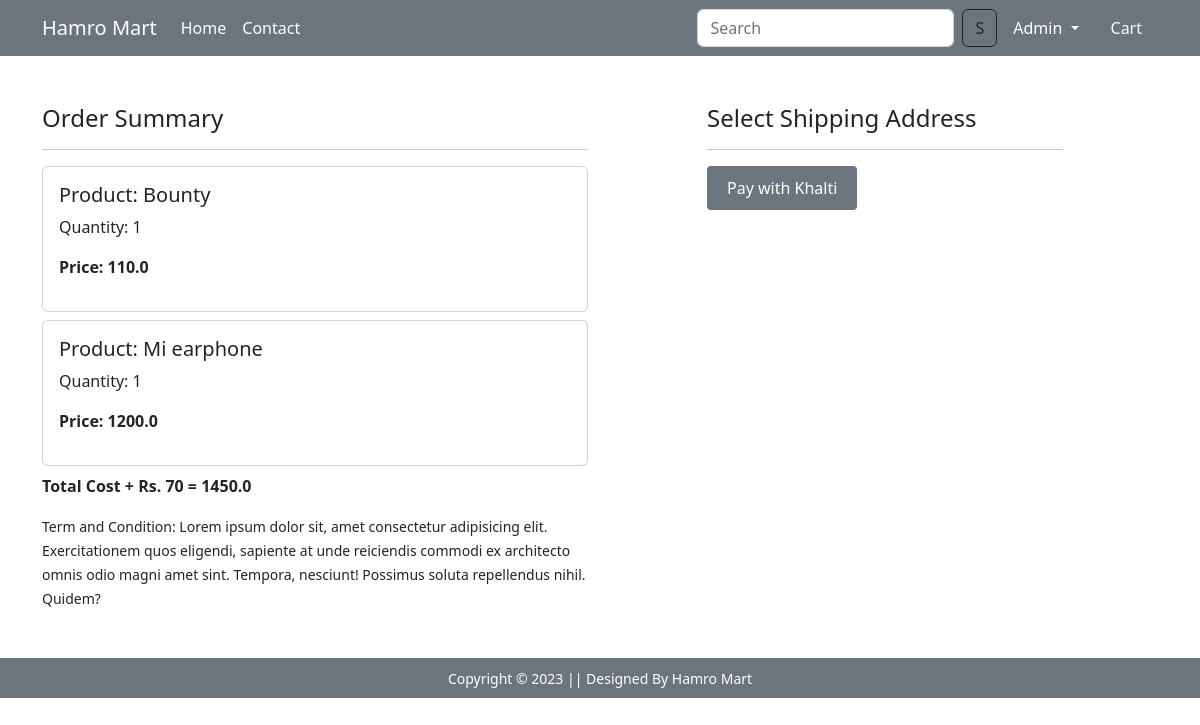
Screenshot of /checkout/ (signed in) with the database file from the repository.
### app/models.py (models this page shows, shortened)
class Cart(models.Model):
    user=models.ForeignKey(User, on_delete=models.CASCADE)
    product=models.ForeignKey(Product, on_delete=models.CASCADE)
    quantity=models.PositiveIntegerField(default=1)
    @property
    def total_cost(self):
        return self.quantity*self.product.discounted_price

class Product(models.Model):
    title=models.CharField(max_length=100)
    selling_price=models.FloatField()
    discounted_price=models.FloatField()
    description=models.TextField()
    brand=models.CharField(max_length=100)
    category=models.CharField(choices=CATEGORY_CHOICES, max_length=5)
    product_image=models.ImageField(upload_to='productimg')

### app/views.py (the view)
# urls.py: path('checkout/',views.checkout,name='checkout'),
@login_required
def checkout(request):
    user = request.user
    checkout_data = calculate_checkout_data(user)
    return render(request, 'app/checkout.html', checkout_data)

### app/views.py (called while the page is built)
def calculate_checkout_data(user):
    add = Customer.objects.filter(user=user)
    cart_items = Cart.objects.filter(user=user)
    amount = 0.0
    shipping_amount = 70.0
    totalamount = 0.0
    cart_product = [p for p in Cart.objects.all() if p.user == user]
    if cart_product:
        for p in cart_product:
            tempamount = (p.quantity * p.product.discounted_price)
            amount += tempamount
            totalamount += tempamount + shipping_amount
    return {'add': add, 'totalamount': totalamount, 'cart_items': cart_items}

### app/templates/app/checkout.html (shortened to what this page needs)
{% extends 'app/base.html' %}
{% load static %}
{% block main_content %}
<div class="container">
    <div class="row mt-5">
        <div class="col-sm-6">
            <h4>Order Summary</h4>
            <hr>
            {% for item in cart_items %}
                <div class="card mb-2">
                    <div class="card-body">
                        <h5>Product: {{item.product.title}}</h5>
                        <p>Quantity: {{item.quantity}}</p>
                        <p class="fw-bold">Price: {{item.total_cost}}</p>
                    </div>
                </div>
            {% endfor %}
            <p class="fw-bold">Total Cost + Rs. 70 = {{totalamount}}</p>
            <small>
                Term and Condition: Lorem ipsum dolor sit, amet consectetur adipisicing elit. Exercitationem quos eligendi, sapiente at unde reiciendis commodi ex architecto omnis odio magni amet sint. Tempora, nesciunt! Possimus soluta repellendus nihil. Quidem?
            </small>
        </div>
        <div class="col-sm-4 offset-sm-1">
            <h4>Select Shipping Address</h4>
            <hr>
            <form  id="myform">
                <a href="{% url 'payment' %}" class="nav-link custom-button bg-secondary">Pay with Khalti</a>
            </form>
        </div>
    </div>
</div>
{% endblock main_content %}

### app/templates/app/base.html (shortened to what this page needs)
<!DOCTYPE html>
{% load static %}
<html lang="en">
<head>
    <link href="https://cdn.jsdelivr.net/npm/bootstrap@5.2.3/dist/css/bootstrap.min.css" rel="stylesheet"
>
    <link rel="stylesheet" href="{% static 'app/css/owl.carousel.min.css' %}">
    <link rel="stylesheet" href="{% static 'app/css/all.min.css' %}">
    <link rel="stylesheet" href="{% static 'app/css/style.css' %}">
    <link rel="stylesheet" href="{% static 'app/css/chat.css' %}">
    <link rel="stylesheet" href="https://cdnjs.cloudflare.com/ajax/libs/font-awesome/4.7.0/css/font-awesome.min.css">
</head>
<body>
    <nav class="navbar navbar-expand-lg navbar-dark bg-secondary">
        <div class="container">
          <a class="navbar-brand" href="/">Hamro Mart</a>
          <div class="collapse navbar-collapse" id="navbarSupportedContent">
            <ul class="navbar-nav me-auto mb-2 mb-lg-0">
                <li class="nav-item">
                  <a class="nav-link active" aria-current="page" href="/">Home</a>
                </li>
                <li class="nav-item">
                  <a class="nav-link text-white" href="{% url 'contact' %}">Contact</a>
                </li>
            </ul>
            <form class="d-flex" role="search" action="/search">
              <input class="form-control me-2" type="search" placeholder="Search" name="search" aria-label="Search">
              <button class="btn btn-outline-dark" type="submit">S</button>
            </form>
            <div>
                <ul class="navbar-nav me-auto mb-2 mb-lg-0">
                  {% if request.user.is_authenticated %}
                    <li class="nav-item dropdown mx-2">
                        <a class="nav-link dropdown-toggle text-white" href="#" id="profileDropdown" role="button"
                        data-bs-toggle="dropdown" aria-expanded="false">
                        {{request.user|capfirst}}
                        </a>
                    </li>
                    <li class="nav-item mx-2">
                        <a href="{% url 'show_cart' %}" class="nav-link text-white">
                            Cart
                        </a>
                    </li>
                    {% endif %}
                </ul>
            </div>
          </div>
        </div>
      </nav>
    {% block main_content %}{% endblock main_content %}
    {% block footer %}
    <footer class="container-fluid bg-secondary text-center p-2 mt-5">
      <small class="text-white">Copyright &copy; 2023 || Designed By Hamro Mart</small>
    {% endblock footer %}
</body>
</html>

### rows the page displays
Cart: product "Bounty", quantity "1", total_cost "110.0"
Cart: product "Mi earphone", quantity "1", total_cost "1200.0"

### other values shown
{{ request.user|capfirst }} "Admin"
{{ totalamount }} "1450.0"
